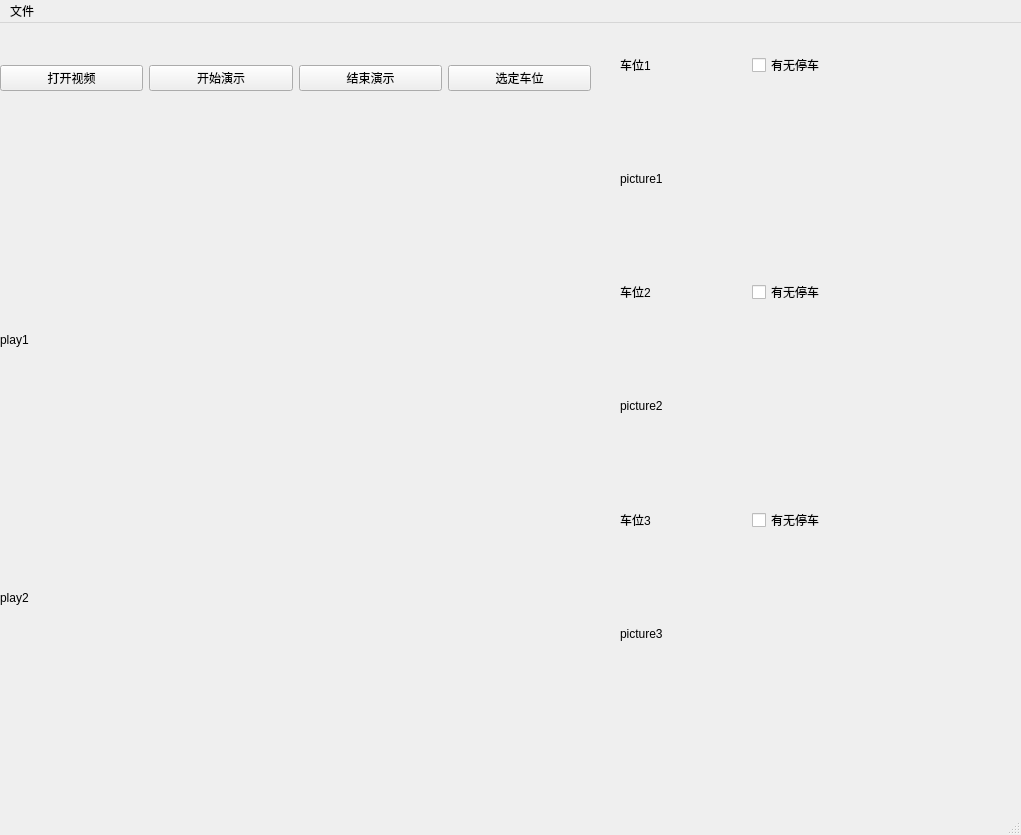
<?xml version="1.0" encoding="UTF-8"?>
<ui version="4.0">
 <class>MainWindow</class>
 <widget class="QMainWindow" name="MainWindow">
  <property name="geometry">
   <rect>
    <x>0</x>
    <y>0</y>
    <width>1021</width>
    <height>835</height>
   </rect>
  </property>
  <property name="windowTitle">
   <string>MainWindow</string>
  </property>
  <widget class="QWidget" name="centralwidget">
   <widget class="QWidget" name="layoutWidget">
    <property name="geometry">
     <rect>
      <x>0</x>
      <y>-40</y>
      <width>591</width>
      <height>191</height>
     </rect>
    </property>
    <layout class="QHBoxLayout" name="horizontalLayout">
     <item>
      <widget class="QPushButton" name="pushButton">
       <property name="text">
        <string>打开视频</string>
       </property>
      </widget>
     </item>
     <item>
      <widget class="QPushButton" name="pushButton_2">
       <property name="text">
        <string>开始演示</string>
       </property>
      </widget>
     </item>
     <item>
      <widget class="QPushButton" name="pushButton_3">
       <property name="text">
        <string>结束演示</string>
       </property>
      </widget>
     </item>
     <item>
      <widget class="QPushButton" name="pushButton_4">
       <property name="text">
        <string>选定车位</string>
       </property>
      </widget>
     </item>
    </layout>
   </widget>
   <widget class="QWidget" name="layoutWidget">
    <property name="geometry">
     <rect>
      <x>620</x>
      <y>30</y>
      <width>258</width>
      <height>676</height>
     </rect>
    </property>
    <layout class="QVBoxLayout" name="verticalLayout">
     <item>
      <layout class="QHBoxLayout" name="horizontalLayout_2">
       <item>
        <widget class="QLabel" name="label">
         <property name="text">
          <string>车位1</string>
         </property>
        </widget>
       </item>
       <item>
        <widget class="QCheckBox" name="checkBox">
         <property name="text">
          <string>有无停车</string>
         </property>
        </widget>
       </item>
      </layout>
     </item>
     <item>
      <widget class="QLabel" name="label_4">
       <property name="text">
        <string>picture1</string>
       </property>
      </widget>
     </item>
     <item>
      <layout class="QHBoxLayout" name="horizontalLayout_3">
       <item>
        <widget class="QLabel" name="label_2">
         <property name="text">
          <string>车位2</string>
         </property>
        </widget>
       </item>
       <item>
        <widget class="QCheckBox" name="checkBox_2">
         <property name="text">
          <string>有无停车</string>
         </property>
        </widget>
       </item>
      </layout>
     </item>
     <item>
      <widget class="QLabel" name="label_5">
       <property name="text">
        <string>picture2</string>
       </property>
      </widget>
     </item>
     <item>
      <layout class="QHBoxLayout" name="horizontalLayout_4">
       <item>
        <widget class="QLabel" name="label_3">
         <property name="text">
          <string>车位3</string>
         </property>
        </widget>
       </item>
       <item>
        <widget class="QCheckBox" name="checkBox_3">
         <property name="text">
          <string>有无停车</string>
         </property>
        </widget>
       </item>
      </layout>
     </item>
     <item>
      <widget class="QLabel" name="label_6">
       <property name="text">
        <string>picture3</string>
       </property>
      </widget>
     </item>
    </layout>
   </widget>
   <widget class="QWidget" name="">
    <property name="geometry">
     <rect>
      <x>0</x>
      <y>190</y>
      <width>591</width>
      <height>511</height>
     </rect>
    </property>
    <layout class="QVBoxLayout" name="verticalLayout_2">
     <item>
      <widget class="QLabel" name="label_7">
       <property name="text">
        <string>play1</string>
       </property>
      </widget>
     </item>
     <item>
      <widget class="QLabel" name="label_8">
       <property name="text">
        <string>play2</string>
       </property>
      </widget>
     </item>
    </layout>
   </widget>
  </widget>
  <widget class="QMenuBar" name="menubar">
   <property name="geometry">
    <rect>
     <x>0</x>
     <y>0</y>
     <width>1021</width>
     <height>26</height>
    </rect>
   </property>
   <widget class="QMenu" name="menu">
    <property name="title">
     <string>文件</string>
    </property>
    <addaction name="action"/>
   </widget>
   <addaction name="menu"/>
  </widget>
  <widget class="QStatusBar" name="statusbar"/>
  <action name="action">
   <property name="checkable">
    <bool>true</bool>
   </property>
   <property name="text">
    <string>退出</string>
   </property>
   <property name="shortcut">
    <string>Ctrl+Q</string>
   </property>
  </action>
 </widget>
 <resources>
  <include location="myimage.qrc"/>
 </resources>
 <connections>
  <connection>
   <sender>pushButton_4</sender>
   <signal>clicked()</signal>
   <receiver>MainWindow</receiver>
   <slot>apiaddpoint()</slot>
   <hints>
    <hint type="sourcelabel">
     <x>470</x>
     <y>94</y>
    </hint>
    <hint type="destinationlabel">
     <x>539</x>
     <y>132</y>
    </hint>
   </hints>
  </connection>
  <connection>
   <sender>pushButton</sender>
   <signal>clicked()</signal>
   <receiver>MainWindow</receiver>
   <slot>addfile()</slot>
   <hints>
    <hint type="sourcelabel">
     <x>70</x>
     <y>86</y>
    </hint>
    <hint type="destinationlabel">
     <x>134</x>
     <y>161</y>
    </hint>
   </hints>
  </connection>
  <connection>
   <sender>pushButton_2</sender>
   <signal>clicked()</signal>
   <receiver>MainWindow</receiver>
   <slot>playvideo()</slot>
   <hints>
    <hint type="sourcelabel">
     <x>206</x>
     <y>86</y>
    </hint>
    <hint type="destinationlabel">
     <x>246</x>
     <y>144</y>
    </hint>
   </hints>
  </connection>
  <connection>
   <sender>pushButton_3</sender>
   <signal>clicked()</signal>
   <receiver>MainWindow</receiver>
   <slot>posvedio()</slot>
   <hints>
    <hint type="sourcelabel">
     <x>316</x>
     <y>83</y>
    </hint>
    <hint type="destinationlabel">
     <x>396</x>
     <y>135</y>
    </hint>
   </hints>
  </connection>
 </connections>
 <slots>
  <slot>apiaddpoint()</slot>
  <slot>addfile()</slot>
  <slot>playvideo()</slot>
  <slot>posvedio()</slot>
 </slots>
</ui>
